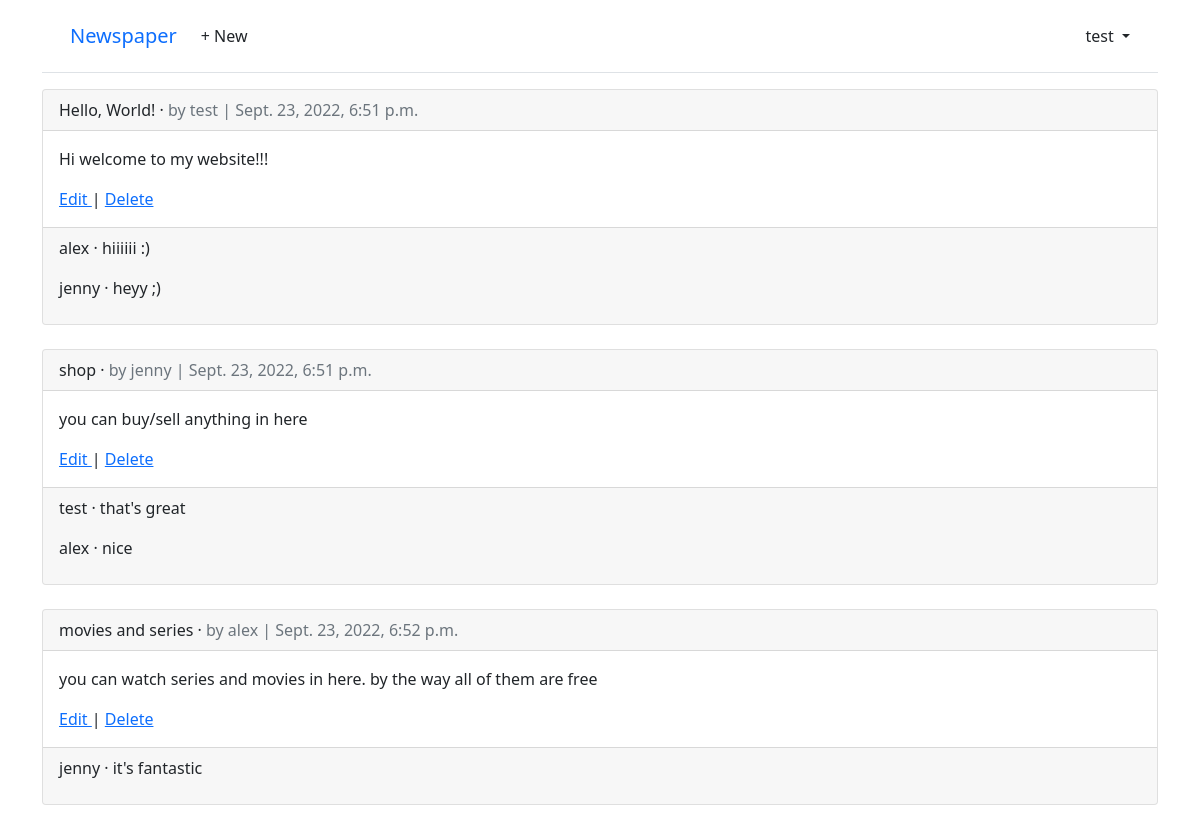
/articles/ (signed in), run on the app's committed database.
### accounts/models.py (models this page shows)
class CustomUser(AbstractUser):
    age = models.PositiveIntegerField(null = True, blank = True)

### articles/models.py (models this page shows, shortened)
class Article(models.Model):
    title = models.CharField(max_length = 150)
    body = models.TextField()
    date = models.DateTimeField(auto_now_add = True)
    author = models.ForeignKey(
        settings.AUTH_USER_MODEL,
        on_delete = models.CASCADE
    )

class Comment(models.Model):
    article = models.ForeignKey(Article, on_delete = models.CASCADE)
    comment = models.CharField(max_length = 250)
    author = models.ForeignKey(
        settings.AUTH_USER_MODEL,
        on_delete = models.CASCADE,
    )
    def __str__(self):
        return self.comment

### articles/views.py (the view)
# urls.py: path('', ArticleListView.as_view(), name = 'article_list'),
class ArticleListView(LoginRequiredMixin, ListView):
    model = Article
    template_name = 'article_list.html'

### templates/article_list.html (shortened to what this page needs)
{% extends "base.html" %}
{% block content %}
{% for article in article_list %}
<div class="card">
    <div class="card-header">
        <span class="font-weight-bold"> {{ article.title }} </span> &middot;
        <span class="text-muted">by {{ article.author }} | {{ article.date }}</span>
    </div>
    <div class="card-body">
        <p>{{article.body}}</p>
        <a href="{% url 'article_edit' article.pk %}"> Edit </a> |
        <a href="{% url 'article_delete' article.pk %}"> Delete </a>
    </div>
    <div class="card-footer">
        {% for comment in article.comment_set.all %}
        <p>
            <span class="font-weight-bold">
                {{ comment.author }} &middot;
            </span>
            {{ comment }}
        </p>
        {% endfor %}
    </div>
</div>
<br>
{% endfor %}
{% endblock %}

### templates/base.html (shortened to what this page needs)
<!DOCTYPE html>
<html>
<head>
    <link href="https://cdn.jsdelivr.net/npm/bootstrap@5.1.3/dist/css/bootstrap.min.css" rel="stylesheet">
</head>
<body>
    <div class="container">
        <header class="p-3 mb-3 border-bottom">
            <div class="container">
                <div class="d-flex flex-wrap align-items-center justify-content-center
                    justify-content-lg-start">
                    <a class="navbar-brand" href="{% url 'home' %}">Newspaper</a>
                    <ul class="nav col-12 col-lg-auto me-lg-auto mb-2 justify-content-center
                        mb-md-0">
                    {% if user.is_authenticated %}
                        <li><a href="{% url 'article_create' %}" class="nav-link px-2 link-dark">+ New</a></li>
                    </ul>
                    <div class="dropdown text-end">
                        <a href="#" class="d-block link-dark text-decoration-none dropdown-toggle"
                            id="dropdownUser1" data-bs-toggle="dropdown" aria-expanded="false">
                            {{ user.username }}
                        </a>
                    </div>
                    {% endif %}
                </div>
            </div>
        </header>
        <main>
            {% block content %}
            {% endblock content %}
        </main>
    </div>
</body>
</html>

### data on the page
CustomUser: username "test"
Article: title "Hello, World!", author "test", date "Sept. 23, 2022, 6:51 p.m.", body "Hi welcome to my website!!!"
Comment: author "alex", comment "hiiiiii :)"
Comment: author "jenny", comment "heyy ;)"
Article: title "shop", author "jenny", date "Sept. 23, 2022, 6:51 p.m.", body "you can buy/sell anything in here"
Comment: author "test", comment "that's great"
Comment: author "alex", comment "nice"
Article: title "movies and series", author "alex", date "Sept. 23, 2022, 6:52 p.m.", body "you can watch series and movies in here. by the way all of them are free"
Comment: author "jenny", comment "it's fantastic"
